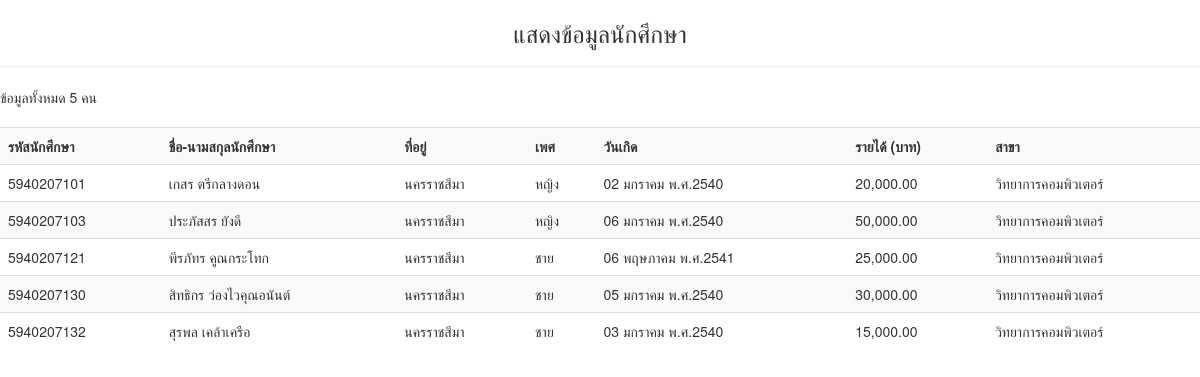
The app's page /showstudent.php with its own data.
### tables this page shows
CREATE TABLE `tblstudent` (
  `std_id` varchar(10) NOT NULL COMMENT 'รหัสนักศึกษา',
  `std_name` varchar(100) NOT NULL COMMENT 'ชื่อ-นามสกุลนักศึกษา',
  `std_address` varchar(300) NOT NULL COMMENT 'ที่อยู่',
  `std_gender` char(5) NOT NULL COMMENT 'เพศ',
  `std_birth` date NOT NULL COMMENT 'วันเกิด',
  `std_salary` float NOT NULL COMMENT 'รายได้',
  `major_id` char(5) NOT NULL COMMENT 'รหัสสาขา'
);

CREATE TABLE `tblmajor` (
  `major_id` char(5) NOT NULL COMMENT 'รหัสสาขา',
  `major_name` varchar(250) NOT NULL COMMENT 'ชื่อสาขา'
);

### showstudent.php (the view, shortened to what this page needs)
<!DOCTYPE HTML>
<html>
 <head>
<link rel="stylesheet" href="https://maxcdn.bootstrapcdn.com/bootstrap/3.3.7/css/bootstrap.min.css">
 </head>
 <body>
<?php
include("function.php");
$servername="localhost";
$user="root";
$passwd="12345678";
$dbname="dbstudent";
$conn=mysqli_connect($servername,$user,$passwd,$dbname);
	$sqlstudent="SELECT * FROM tblstudent INNER JOIN tblmajor ON tblstudent.major_id = tblmajor.major_id";
$result2=mysqli_query($conn,$sqlstudent) or die("SQL ผิด");
$count2=mysqli_num_rows($result2);
echo " <center> <h3> แสดงข้อมูลนักศึกษา </h3> </center> <hr> ";
echo "ข้อมูลทั้งหมด ".$count2." คน";
echo "<br>";
echo "<br>";
echo "<table class='table table-striped'>";
echo "<tr>";
echo "<th>รหัสนักศึกษา</th>";
echo "<th>ชื่อ-นามสกุลนักศึกษา</th>";
echo "<th>ที่อยู่</th>";
echo "<th>เพศ</th>";
echo "<th>วันเกิด</th>";
echo "<th>รายได้ (บาท)</th>";
echo "<th>สาขา</th>";
echo "</tr>";
while($row2=mysqli_fetch_assoc($result2))
	{
	echo "<tr>";
	echo "<td>".$row2["std_id"]."</td>";
	echo "<td>".$row2["std_name"]."</td>";
	echo "<td>".$row2["std_address"]."</td>";
	echo "<td>".$row2["std_gender"]."</td>";
	echo "<td>";
	echo thdate($row2["std_birth"]);
	echo "</td>";
	echo "<td>".number_format($row2["std_salary"],2)."</td>";
	echo "<td>".$row2["major_name"]."</td>";
	echo "</tr>";
	}
	echo "</table>";
?>
 </body>
</html>

### function.php (shortened to what this page needs)
<?php
function thdate($d){
	$month=array("01"=>"มกราคม","02"=>"กุมภาพันธ์","03"=>"มีนาคม",
		              "04"=>"เมษายน","05"=>"พฤษภาคม","06"=>"มิถุนายน",
		              "07"=>"กรกฎาคม","08"=>"สิงหาคม","09"=>"กันยายน",
		              "10"=>"ตุลาคม","11"=>"พฤศจิกายน","12"=>"ธันวาคม");
   $year=substr($d,0,4)+543;
   $m=substr($d,5,2);
   $day=substr($d,8,2);
   echo $day." ".$month[$m]." พ.ศ.".$year."<br>";
}
?>

### records on screen
tblstudent: std_id "5940207101", std_name "เกสร ตรีกลางดอน", std_address "นครราชสีมา", std_gender "หญิง", std_birth "02", std_birth "มกราคม", std_birth "2540", std_salary "20,000.00", major.major_name "วิทยาการคอมพิวเตอร์"
tblstudent: std_id "5940207103", std_name "ประภัสสร ยังดี", std_address "นครราชสีมา", std_gender "หญิง", std_birth "06", std_birth "มกราคม", std_birth "2540", std_salary "50,000.00", major.major_name "วิทยาการคอมพิวเตอร์"
tblstudent: std_id "5940207121", std_name "พีรภัทร คูณกระโทก", std_address "นครราชสีมา", std_gender "ชาย", std_birth "06", std_birth "พฤษภาคม", std_birth "2541", std_salary "25,000.00", major.major_name "วิทยาการคอมพิวเตอร์"
tblstudent: std_id "5940207130", std_name "สิทธิกร ว่องไวคุณอนันต์", std_address "นครราชสีมา", std_gender "ชาย", std_birth "05", std_birth "มกราคม", std_birth "2540", std_salary "30,000.00", major.major_name "วิทยาการคอมพิวเตอร์"
tblstudent: std_id "5940207132", std_name "สุรพล เคล้าเครือ", std_address "นครราชสีมา", std_gender "ชาย", std_birth "03", std_birth "มกราคม", std_birth "2540", std_salary "15,000.00", major.major_name "วิทยาการคอมพิวเตอร์"

### other values on screen
$count2 "5"
